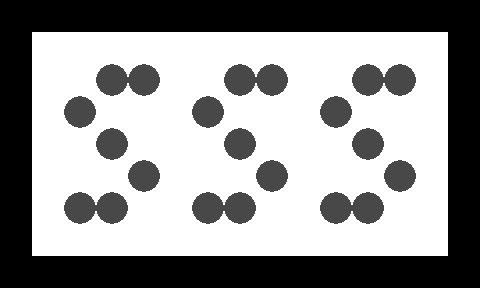

The image is a tile-based game level rendered from a .tmx file. Its description and complete source (layers, tilesets, objects, tile grids) follow:
An orthogonal 15x9 tile map with 32x32 px tiles, 2 tile layers (1, 2).

<map version="1.0" orientation="orthogonal" width="15" height="9" tilewidth="32" tileheight="32">
 <tileset firstgid="1" name="n_tiles1" tilewidth="32" tileheight="32">
  <image source="../../images/map/common/n_tiles1.png" width="128" height="64" />
 </tileset>
 <layer name="1" width="15" height="9">
  <data encoding="csv">
1,1,1,1,1,1,1,1,1,1,1,1,1,1,1,
1,1,1,1,1,1,1,1,1,1,1,1,1,1,1,
1,1,1,1,1,1,1,1,1,1,1,1,1,1,1,
1,1,1,1,1,1,1,1,1,1,1,1,1,1,1,
1,1,1,1,1,1,1,1,1,1,1,1,1,1,1,
1,1,1,1,1,1,1,1,1,1,1,1,1,1,1,
1,1,1,1,1,1,1,1,1,1,1,1,1,1,1,
1,1,1,1,1,1,1,1,1,1,1,1,1,1,1,
1,1,1,1,1,1,1,1,1,1,1,1,1,1,1
</data>
 </layer>
 <layer name="2" width="15" height="9">
  <data encoding="csv">
2,2,2,2,2,2,2,2,2,2,2,2,2,2,2,
2,0,0,0,0,0,0,0,0,0,0,0,0,0,2,
2,0,0,3,3,0,0,3,3,0,0,3,3,0,2,
2,0,3,0,0,0,3,0,0,0,3,0,0,0,2,
2,0,0,3,0,0,0,3,0,0,0,3,0,0,2,
2,0,0,0,3,0,0,0,3,0,0,0,3,0,2,
2,0,3,3,0,0,3,3,0,0,3,3,0,0,2,
2,0,0,0,0,0,0,0,0,0,0,0,0,0,2,
2,2,2,2,2,2,2,2,2,2,2,2,2,2,2
</data>
 </layer>
</map>
